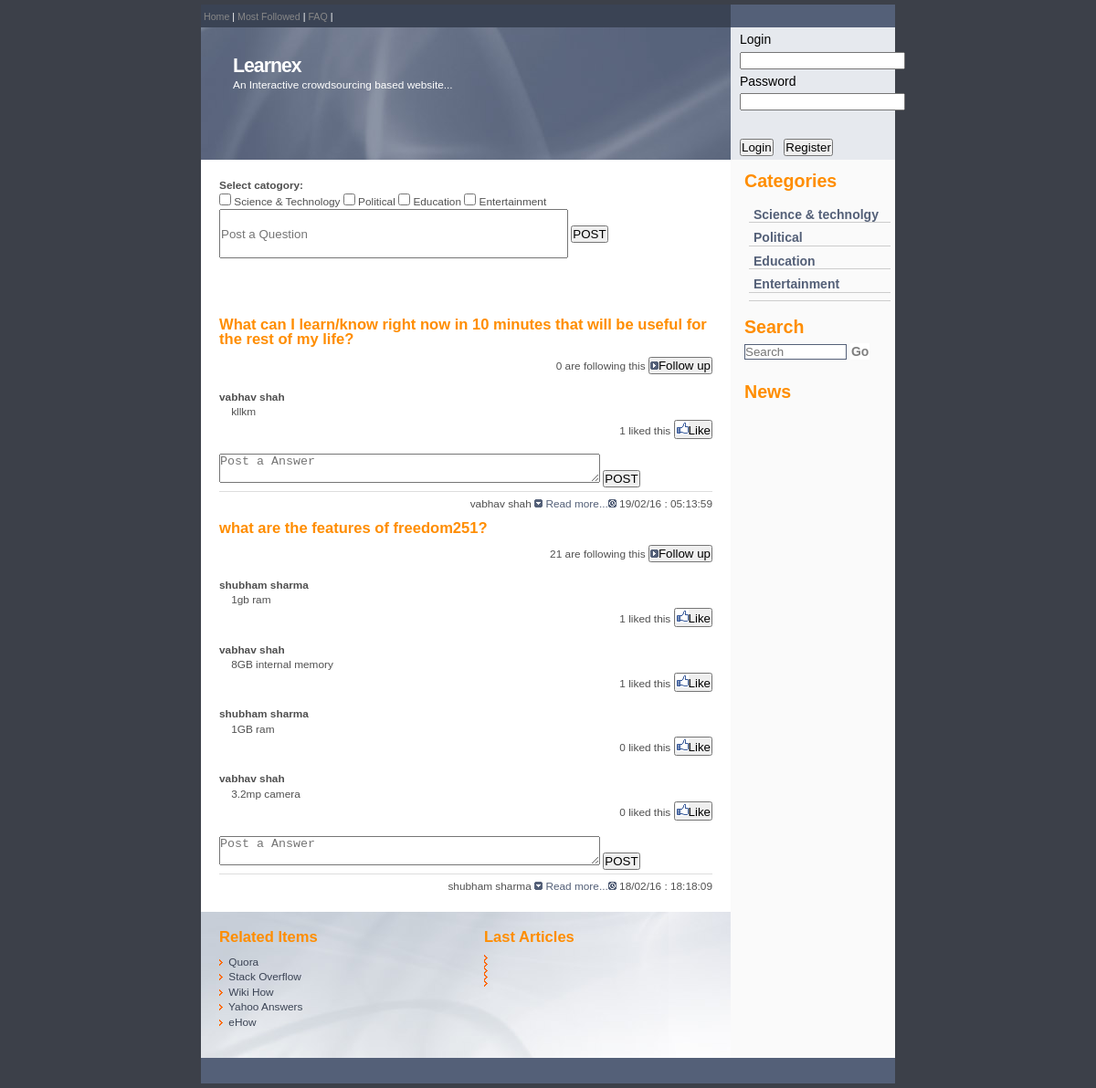
The page /science.php on the database its author committed.
### tables this page shows
CREATE TABLE IF NOT EXISTS `questions` (
`p_id` int(11) NOT NULL,
  `user_id` int(100) NOT NULL,
  `username` varchar(100) NOT NULL,
  `post` varchar(255) NOT NULL,
  `date_created` varchar(50) NOT NULL,
  `userip` varchar(200) NOT NULL,
  `st` tinyint(1) NOT NULL DEFAULT '0',
  `p` tinyint(1) NOT NULL DEFAULT '0',
  `edu` tinyint(1) NOT NULL DEFAULT '0',
  `ent` tinyint(1) NOT NULL DEFAULT '0',
  `following` int(11) NOT NULL DEFAULT '0'
);

CREATE TABLE IF NOT EXISTS `answers` (
`c_id` int(11) NOT NULL,
  `user_id` int(200) NOT NULL,
  `u_name` varchar(200) NOT NULL,
  `comments` text NOT NULL,
  `date_created` varchar(200) NOT NULL,
  `post_id` int(11) NOT NULL,
  `likes` int(100) NOT NULL DEFAULT '0'
);

### imports/likefn2.php (the view, shortened to what this page needs)
<?php
	 $querry1 = mysqli_query($con,"SELECT * FROM answers WHERE '".$row['p_id']."' = answers.post_id ORDER BY likes DESC, likes DESC");
	while($row1 = mysqli_fetch_assoc($querry1))
	{
	 ?>
	  <b><?php echo $row1['u_name']?></b>
	  <br>&nbsp&nbsp&nbsp&nbsp<?php echo $row1['comments'];
	  	 $querry2 = mysqli_query($con,"SELECT * FROM `like` WHERE '".$row1['c_id']."' = like.c_id AND '".$_SESSION['u_id']."' = like.user_id ");
		$rowcnt = mysqli_num_rows($querry2);
		if($rowcnt != 0)
		{
			$like = "Unlike";
		}
		else
		{
			$like = "Like";
		}
	  ?>
	   <div align = "right">
	<form action="" method="post" >
	<?php echo $row1['likes']." liked this"?>
	<button type="submit" name="sublike" value="sublike"> <img src="images/like.png" alt="" /><?php echo $like?></button>
	 </form>
	 </div>
	  <br>
	  <?php
	}
	  ?>

### science.php (shortened to what this page needs)
<?php
include "imports/header.php";
include "imports/rheader.php";
?>
	<?php
	$querry = mysqli_query($con,"SELECT * FROM questions WHERE `st`=1 ORDER BY p_id DESC, p_id DESC");
	while($row = mysqli_fetch_assoc($querry))
	{
	?>
	 <h2><a href="#"><?php echo $row['post']?> </a></h2>
	 <?php include "imports/followfn2.php";?>
	  <?php include "imports/likefn2.php";?>
	 <form action="dbProcess.php?option=answer"method="Post">
	<textarea placeholder="Post a Answer" style="height:30px" cols="50" name="answer"></textarea>
	<input type="submit" value="POST">
	</form>
      <p class="date"><?php echo$row['username']." "?><img src="images/more.gif" alt="" /> <a href="#">Read more...</a><img src="images/timeicon.gif" alt="" /> <?php echo$row['date_created']?></p>
	 <?php
	}
	include "imports/footer.php";
	  ?>

### imports/followfn2.php (shortened to what this page needs)
  	 <?php
  	 $querry11 = mysqli_query($con,"SELECT * FROM `follow` WHERE '".$row['p_id']."' = follow.p_id AND '".$_SESSION['u_id']."' = follow.user_id");
	$rowcnt = mysqli_num_rows($querry11);
	if($rowcnt != 0)
	{
		$follow = "Unfollow";
	}
	else
	{
		$follow = "Follow up";
	}
  ?>
   <div align = "right">
<form action="" method="post" >
<?php echo $row['following']." are following this"?>
<button type="submit" name="subfollow" value="subfollow"> <img src="images/comment.gif" alt="" /><?php echo $follow?></button>
 </form>
 </div>
  <br>

### style.css (style rules this page uses)
body { margin:5px 0; padding:0; font: 74% Arial, Sans-Serif; color:#FFF; line-height: 1.4em; background : #3C4049; }
p { margin: 0 0 5px 0; padding: 0; color: #888; background: inherit; }
a { color: #888; background: inherit; text-decoration:none; }
h2 { background-color: inherit; color:#FF8D00; font-size:140%; font-weight:bold; margin: 10px 0 10px 0; padding:0; }
h2 a { color: #FF8D00; }
.date { color: #505050; background: #FFF; text-align: right; margin: 4px 0 5px 0; padding: 0.4em 0 0 0; border-top: 1px solid #ddd; }
.date a { color: #546078; }
* { margin:0px; padding:0px; }
body { font-family:Tahoma, Geneva, sans-serif; }

### rows shown on the page
questions: post "What can I learn/know right now in 10 minutes that will be useful for the rest of my life?", following "0", follow "Follow up", username "vabhav shah", date_created "19/02/16 : 05:13:59"
answers: u_name "vabhav shah", comments "kllkm", likes "1", like "Like"
questions: post "what are the features of freedom251?", following "21", follow "Follow up", username "shubham sharma", date_created "18/02/16 : 18:18:09"
answers: u_name "shubham sharma", comments "1gb ram", likes "1", like "Like"
answers: u_name "vabhav shah", comments "8GB internal memory", likes "1", like "Like"
answers: u_name "shubham sharma", comments "1GB ram", likes "0", like "Like"
answers: u_name "vabhav shah", comments "3.2mp camera", likes "0", like "Like"
